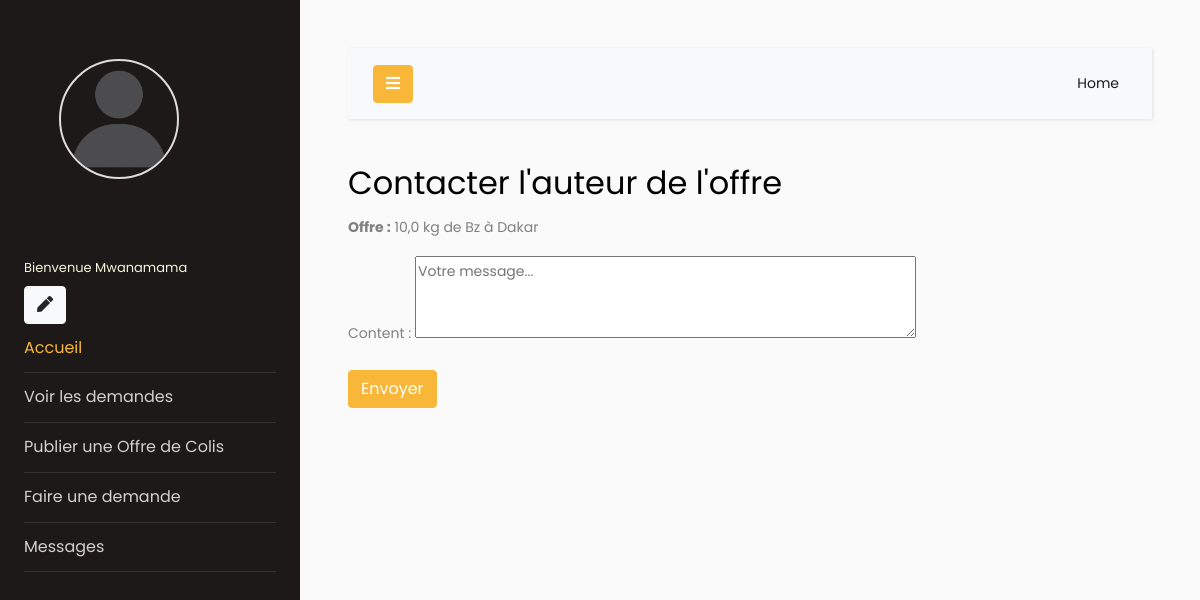
/send_message/3/ (signed in), run on the app's committed database.
### offres/models.py (models this page shows, shortened)
class CustomUser(AbstractUser):
    numero = models.CharField(max_length=15, blank=True, null=True)
    photo = models.ImageField(upload_to='photos/', default='photos/default.png')

class OffreColis(models.Model):
    utilisateur = models.ForeignKey(settings.AUTH_USER_MODEL, on_delete=models.CASCADE)
    poids_disponible = models.FloatField(default='0')
    date_voyage = models.DateField(default=datetime.date.today)
    ville_depart = models.CharField(max_length=100)
    ville_destination = models.CharField(max_length=100, default='None')
    date_limite_contact = models.DateField(default=datetime.date.today)
    numero_contact = models.CharField(max_length=20, null=True)  # Champ pour le numéro de contact

### offres/views.py (the view)
# urls.py: path('send_message/<int:offre_id>/', send_message, name='send_message'),
@login_required
def send_message(request, offre_id):
    offre = get_object_or_404(OffreColis, id=offre_id)
    if request.method == 'POST':
        form = MessageForm(request.POST)
        if form.is_valid():
            message = form.save(commit=False)
            message.sender = request.user
            message.recipient = offre.utilisateur
            message.offre = offre
            message.save()
            return redirect('home')
    else:
        form = MessageForm()
    return render(request, 'dashboard/send_message.html', {'form': form, 'offre': offre})

### offres/forms.py
class MessageForm(forms.ModelForm):
    class Meta:
        model = Message
        fields = ['content']
        widgets = {
            'content': forms.Textarea(attrs={'rows': 3, 'placeholder': 'Votre message...'}),
        }

### Templates/dashboard/send_message.html (shortened to what this page needs)
{% extends 'dashboard/base.html' %}
{% block content %}
<h2>Contacter l'auteur de l'offre</h2>
<p><strong>Offre :</strong> {{ offre.poids_disponible }} kg de {{ offre.ville_depart }} à {{ offre.ville_destination }}</p>
<form method="post">
    {{ form.as_p }}
    <button type="submit" class="btn btn-primary">Envoyer</button>
</form>
{% endblock %}

### Templates/dashboard/base.html (shortened to what this page needs)
{% load static %}
<!doctype html>
<html lang="fr">
<head>
    <link rel="stylesheet" href="https://cdnjs.cloudflare.com/ajax/libs/font-awesome/5.15.4/css/all.min.css">
    <link rel="stylesheet" href="{% static 'css/style.css' %}">
</head>
<body>
<div class="wrapper d-flex align-items-stretch">
    <nav id="sidebar">
        <div class="p-4 pt-5">
            {% if user.is_authenticated %}
                <div class="user-photo">
                    <img src="{{ user.photo.url }}" alt="Photo actuelle" class="img logo rounded-circle mb-5">
                </div>
                <h4 style="font-size: small; color:beige">Bienvenue {{ user.username }}</h4>
                <a href="{% url 'update_profile' %}" class="btn btn-light"><i class="fas fa-pen"></i></a>
                <ul class="list-unstyled components mb-5">
                    <li class="active">
                        <a href="{% url 'home' %}">Accueil</a>
                    </li>
                    <li class="nav-item">
                        <a class="nav-link" href="{% url 'voir_demande' %}">Voir les demandes</a>
                    </li>
                    <li>
                        <a href="{% url 'publier_offre_colis' %}">Publier une Offre de Colis</a>
                    </li>
                    <li class="nav-item">
                        <a class="nav-link" href="{% url 'demand' %}">Faire une demande</a>
                    </li>
                    <li>
                        <a href="{% url 'inbox' %}">Messages</a>
                    </li>
                </ul>
            {% endif %}
        </div>
    </nav>
    <div id="content" class="p-4 p-md-5">
        <nav class="navbar navbar-expand-lg navbar-light bg-light">
            <div class="container-fluid">
                <button type="button" id="sidebarCollapse" class="btn btn-primary">
                    <i class="fas fa-bars"></i>
                </button>
                <div class="collapse navbar-collapse" id="navbarSupportedContent">
                    <ul class="nav navbar-nav ml-auto">
                        <li class="nav-item active">
                            <a class="nav-link" href="{% url 'accueil' %}">Home</a>
                        </li>
                    </ul>
                </div>
            </div>
        </nav>
        {% block content %}
        {% endblock %}
    </div>
</div>
</body>
</html>

### Templates/dashboard/base.html (style rules this page uses)
.user-photo { display: flex; justify-content: center; align-items: center; margin-bottom: 20px; width: 190px; height: 190px; }
.user-photo img { width: 90px; height: 90px; border-radius: 50%; object-fit: cover; border: 2px solid #ddd; }

### data on the page
CustomUser: photo (placeholder picture), username "Mwanamama"
OffreColis: poids_disponible "10,0", ville_depart "Bz", ville_destination "Dakar"
